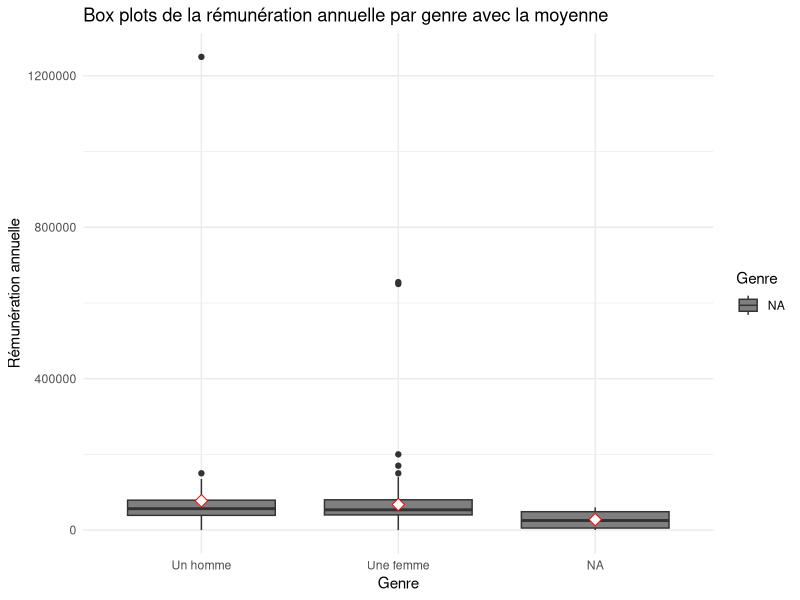
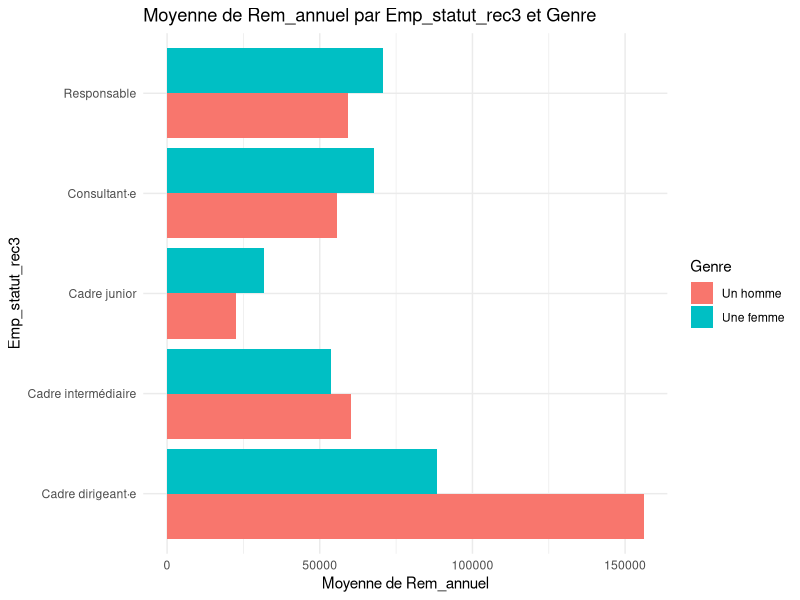
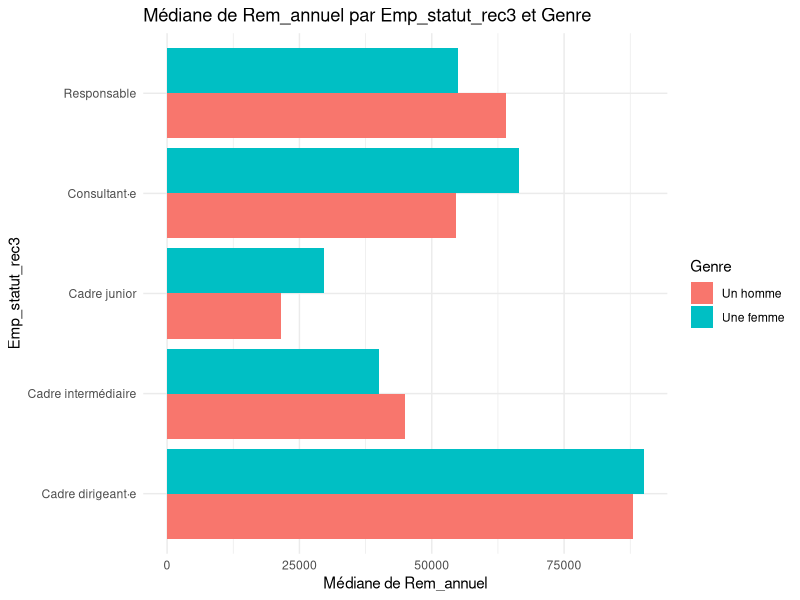
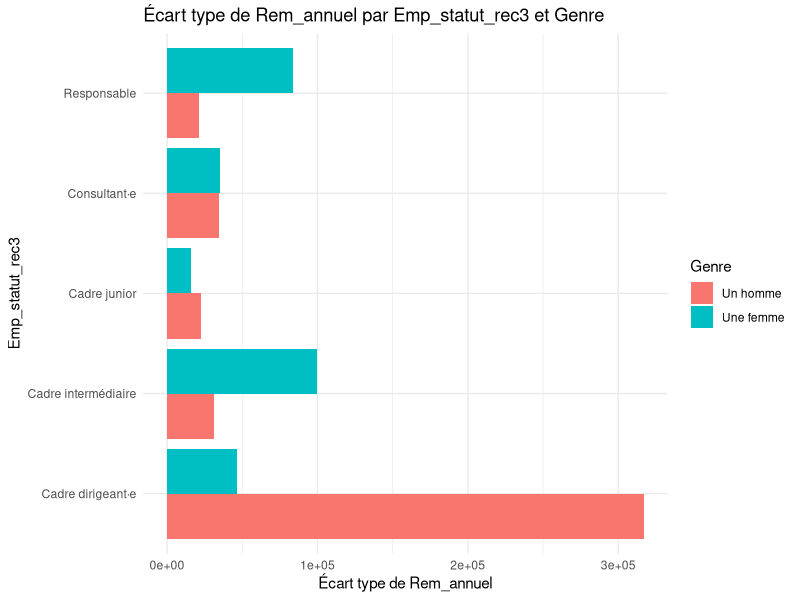
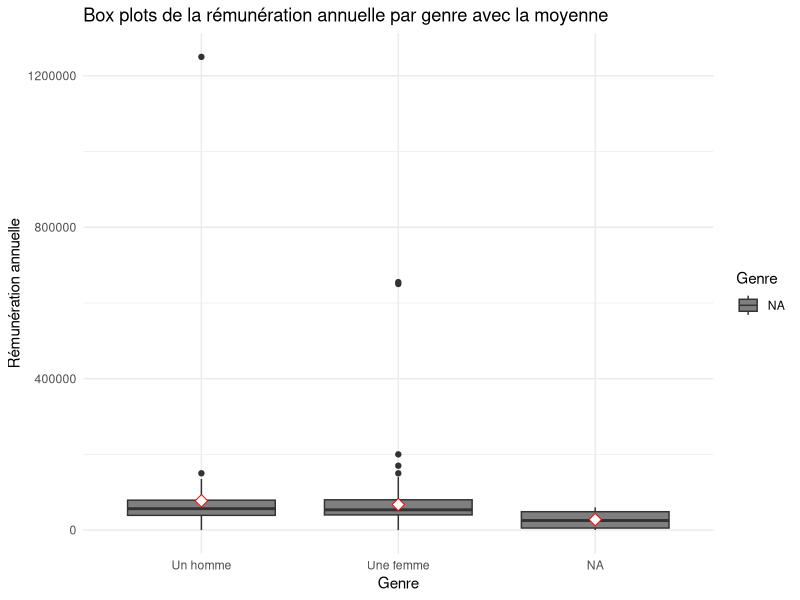
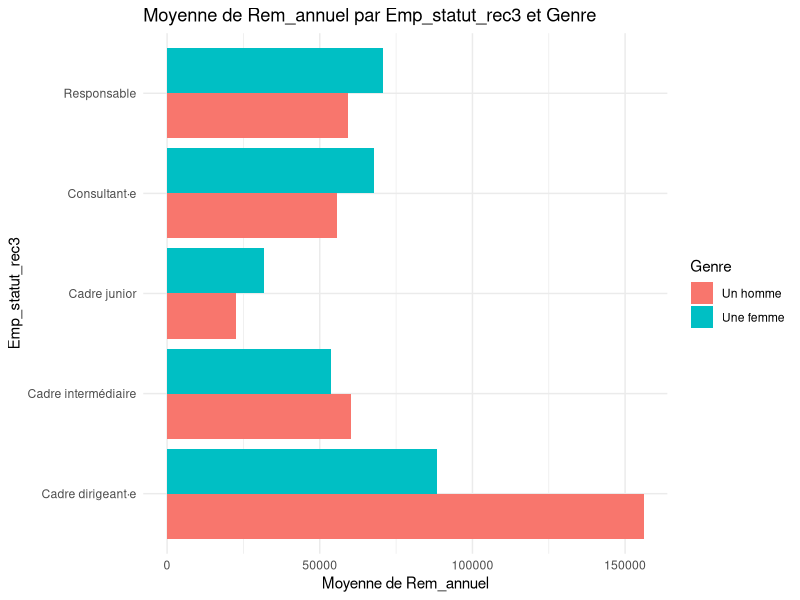
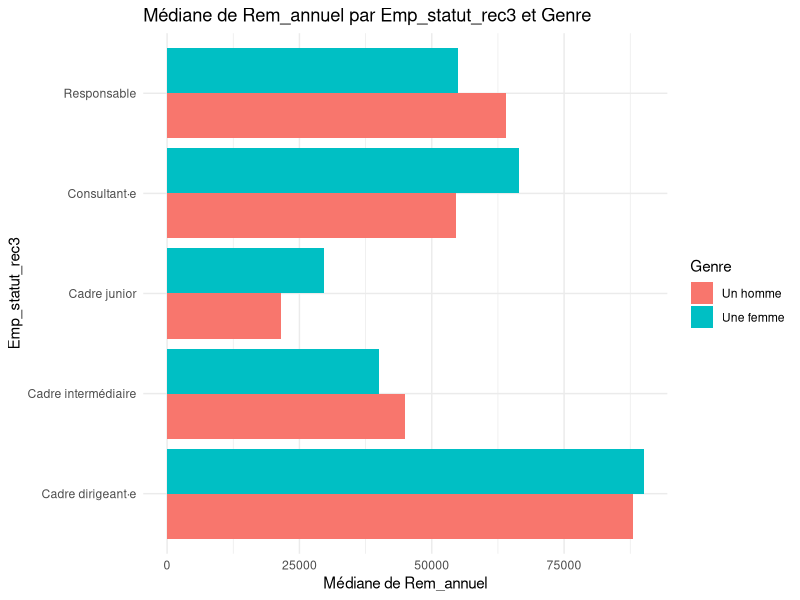
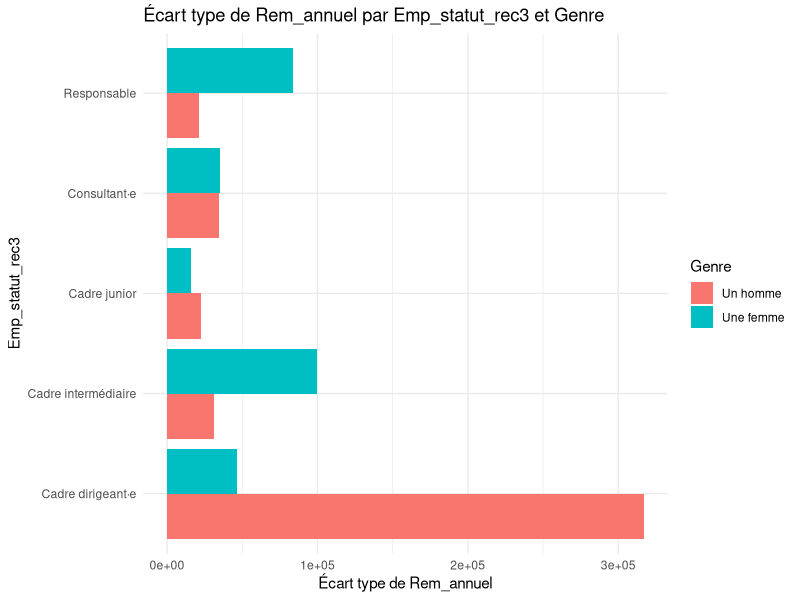

Generate these figures, in order, with R: (Note: this script raises an error after producing the figures.)
setwd("PROVIRCAP")
data <- read.csv("data_assoquest_recoded_fmt.csv")
library(dplyr)
library(ggplot2)

#Suite de l'étude hommes/femmes

#Trouver les valeurs extrêmes pour la rémunération annuelle
femme_data <- subset(data, Genre == "Une femme")
max(femme_data$Rem_annuel, na.rm = TRUE)

homme_data <- subset(data, Genre == "Un homme")
max(homme_data$Rem_annuel, na.rm = TRUE)



# Création des box plots avec le point de la moyenne
p<-ggplot(data, aes(x = Genre, y = Rem_annuel, fill = Genre)) +
  geom_boxplot() +
  stat_summary(fun = mean, geom = "point", shape = 23, size = 3, fill = "white", color = "red") +
  labs(title = "Box plots de la rémunération annuelle par genre avec la moyenne",
       x = "Genre",
       y = "Rémunération annuelle") +
  scale_fill_manual(values = c("Femme" = "pink", "Homme" = "blue")) +
  theme_minimal()

print(p)
ggsave(filename = "boxplot.png", plot = p, width = 10, height = 18)


#Pour chaque type de poste, calculons la moyenne du salaire pour les femmes/hommes
data_filtered <- data %>%
  filter(!is.na(Genre) & !is.na(Emp_statut_rec3) & !is.na(Rem_annuel))

tableau <- data_filtered %>%
  group_by(Genre, Emp_statut_rec3) %>%
  summarise(moyenne_Rem_annuel = mean(Rem_annuel, na.rm = TRUE)) %>%
  ungroup()

p<- ggplot(tableau, aes(x = Emp_statut_rec3, y = moyenne_Rem_annuel, fill = Genre)) +
  geom_bar(stat = "identity", position = "dodge") +
  labs(title = "Moyenne de Rem_annuel par Emp_statut_rec3 et Genre",
       x = "Emp_statut_rec3",
       y = "Moyenne de Rem_annuel",
       fill = "Genre") +
  theme_minimal()+
  coord_flip()
print(p)
ggsave(filename = "rem_poste.png", plot = p, width = 8, height = 6)



tableau <- data_filtered %>%
  group_by(Genre, Emp_statut_rec3) %>%
  summarise(mediane_Rem_annuel = median(Rem_annuel, na.rm = TRUE)) %>%
  ungroup()

p <- ggplot(tableau, aes(x = Emp_statut_rec3, y = mediane_Rem_annuel, fill = Genre)) +
  geom_bar(stat = "identity", position = "dodge") +
  labs(title = "Médiane de Rem_annuel par Emp_statut_rec3 et Genre",
       x = "Emp_statut_rec3",
       y = "Médiane de Rem_annuel",
       fill = "Genre") +
  theme_minimal() +
  coord_flip()
print(p)
ggsave(filename = "mediane.png", plot = p, width = 8, height = 6)


tableau <- data_filtered %>%
  group_by(Genre, Emp_statut_rec3) %>%
  summarise(ecart_type_Rem_annuel = sd(Rem_annuel, na.rm = TRUE)) %>%
  ungroup()

p <- ggplot(tableau, aes(x = Emp_statut_rec3, y = ecart_type_Rem_annuel, fill = Genre)) +
  geom_bar(stat = "identity", position = "dodge") +
  labs(title = "Écart type de Rem_annuel par Emp_statut_rec3 et Genre",
       x = "Emp_statut_rec3",
       y = "Écart type de Rem_annuel",
       fill = "Genre") +
  theme_minimal() +
  coord_flip()

print(p)
ggsave(filename = "sd.png", plot = p, width = 8, height = 6)


#Test de significativité sur les différences de salaire

data$Rem_annuel_cat <- cut(data$Rem_annuel, 
                           breaks = quantile(data$Rem_annuel, probs = seq(0, 1, 0.25), na.rm = TRUE), 
                           include.lowest = TRUE, 
                           labels = c("Q1", "Q2", "Q3", "Q4"))

data <- na.omit(data[c("Genre", "Rem_annuel_cat")])

tab <- table(data$Genre, data$Rem_annuel_cat)

chi2_test <- chisq.test(tab)

print(chi2_test)

#Maintenant, on fait la même chose en supprimant les valeurs abérantes
femme_data <- subset(data, Genre == "Une femme")
max_index <- which(data$Rem_annuel == max(femme_data$Rem_annuel, na.rm = TRUE) & data$Genre == "Une femme")
data <- data[-max_index, ]

homme_data <- subset(data, Genre == "Un homme")
max_index <- which(data$Rem_annuel == max(homme_data$Rem_annuel, na.rm = TRUE) & data$Genre == "Un homme")
data <- data[-max_index, ]


#On regarde quels sont les valeurs abérantes maintenant
femme_data <- subset(data, Genre == "Une femme")
max(femme_data$Rem_annuel, na.rm = TRUE)


homme_data <- subset(data, Genre == "Un homme")
max(homme_data$Rem_annuel, na.rm = TRUE)


#On refait les stat sans ces valeurs abérantes 

# Création des box plots avec le point de la moyenne
p<-ggplot(data, aes(x = Genre, y = Rem_annuel, fill = Genre)) +
  geom_boxplot() +
  stat_summary(fun = mean, geom = "point", shape = 23, size = 3, fill = "white", color = "red") +
  labs(title = "Box plots de la rémunération annuelle par genre avec la moyenne",
       x = "Genre",
       y = "Rémunération annuelle") +
  scale_fill_manual(values = c("Femme" = "pink", "Homme" = "blue")) +
  theme_minimal()

print(p)
ggsave(filename = "boxplot_rec.png", plot = p, width = 10, height = 18)



#Pour chaque type de poste, calculons la moyenne du salaire pour les femmes/hommes
data_filtered <- data %>%
  filter(!is.na(Genre) & !is.na(Emp_statut_rec3) & !is.na(Rem_annuel))

tableau <- data_filtered %>%
  group_by(Genre, Emp_statut_rec3) %>%
  summarise(moyenne_Rem_annuel = mean(Rem_annuel, na.rm = TRUE)) %>%
  ungroup()

p<- ggplot(tableau, aes(x = Emp_statut_rec3, y = moyenne_Rem_annuel, fill = Genre)) +
  geom_bar(stat = "identity", position = "dodge") +
  labs(title = "Moyenne de Rem_annuel par Emp_statut_rec3 et Genre",
       x = "Emp_statut_rec3",
       y = "Moyenne de Rem_annuel",
       fill = "Genre") +
  theme_minimal()+
  coord_flip()
print(p)
ggsave(filename = "rem_poste_rec.png", plot = p, width = 8, height = 6)



tableau <- data_filtered %>%
  group_by(Genre, Emp_statut_rec3) %>%
  summarise(mediane_Rem_annuel = median(Rem_annuel, na.rm = TRUE)) %>%
  ungroup()

p <- ggplot(tableau, aes(x = Emp_statut_rec3, y = mediane_Rem_annuel, fill = Genre)) +
  geom_bar(stat = "identity", position = "dodge") +
  labs(title = "Médiane de Rem_annuel par Emp_statut_rec3 et Genre",
       x = "Emp_statut_rec3",
       y = "Médiane de Rem_annuel",
       fill = "Genre") +
  theme_minimal() +
  coord_flip()
print(p)
ggsave(filename = "mediane_rec.png", plot = p, width = 8, height = 6)



tableau <- data_filtered %>%
  group_by(Genre, Emp_statut_rec3) %>%
  summarise(ecart_type_Rem_annuel = sd(Rem_annuel, na.rm = TRUE)) %>%
  ungroup()

p <- ggplot(tableau, aes(x = Emp_statut_rec3, y = ecart_type_Rem_annuel, fill = Genre)) +
  geom_bar(stat = "identity", position = "dodge") +
  labs(title = "Écart type de Rem_annuel par Emp_statut_rec3 et Genre",
       x = "Emp_statut_rec3",
       y = "Écart type de Rem_annuel",
       fill = "Genre") +
  theme_minimal() +
  coord_flip()

print(p)
ggsave(filename = "sd_rec.png", plot = p, width = 8, height = 6)


#On refait le tableau des moyennes

descriptives <- data %>%
  group_by(Genre) %>%
  summarise(
    mean_rem = mean(Rem_annuel, na.rm = TRUE),
    min_rem = min(Rem_annuel, na.rm = TRUE),
    max_rem = max(Rem_annuel, na.rm = TRUE),
    sd_rem = sd(Rem_annuel, na.rm = TRUE)
  )

print(descriptives)



#Test de significativité sur les différences de salaire

data$Rem_annuel_cat <- cut(data$Rem_annuel, 
                           breaks = quantile(data$Rem_annuel, probs = seq(0, 1, 0.25), na.rm = TRUE), 
                           include.lowest = TRUE, 
                           labels = c("Q1", "Q2", "Q3", "Q4"))

data <- na.omit(data[c("Genre", "Rem_annuel_cat")])

tab <- table(data$Genre, data$Rem_annuel_cat)

chi2_test <- chisq.test(tab)

print(chi2_test)
